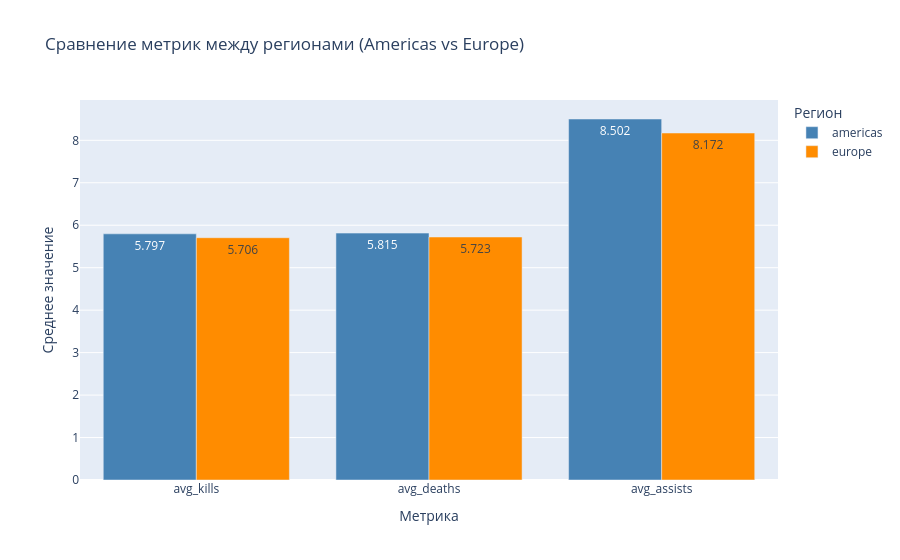

This figure's notebook cell:
### Markdown cell above
Смерти – самый важный негативный фактор. Коэффициент -0.37 означает, что увеличение количества смертей заметно снижает шансы на победу. Это сильнее, чем положительный вклад убийств (+0.26).

Участие в убийствах (assists + kills) важно. Assists даже чуть полезнее kills. Это говорит о командном характере игры – помогать добивать врагов не менее ценно, чем забирать фраги самому.

Экономика и урон имеют значение, но не решающие. Золото (0.21) и урон по чемпионам (0.13) полезны, но их вклад ниже, чем у assists и deaths.

Фарм, вижн и длительность игры почти не коррелируют с победой в рамках данной выборки.
Возможные причины:
- данные взяты из среднего/низкого ранга, где игроки плохо используют вижн и фармят неоптимально;
- фарм и вижн сильно коррелируют с другими признаками (например, с золотом), и их уникальный вклад мал;
- длительность игры не определяет исход – побеждать можно как быстро, так и долго.

### Code cell
query = '''
SELECT         avg(kills) as avg_kills,
               avg(deaths) as avg_deaths,
               avg(assists) as avg_assists,
      CASE LEFT(match_id, 2 )
          WHEN 'NA' THEN 'americas'
          WHEN 'EU' THEN 'europe'
          WHEN 'RU' THEN 'europe'
      END AS region              
FROM read_parquet('parquet_data/matches.parquet')
GROUP BY region
'''

df_kda = duckdb.query(query).to_df().melt(id_vars=['region'], 
                                        value_vars=['avg_kills', 'avg_deaths', 'avg_assists'],
                                        var_name='metric', 
                                        value_name='value')

fig = px.bar(df_kda, 
             x='metric', 
             y='value', 
             color='region', 
             barmode='group',
             text_auto='.3f',  # показывает значения на столбцах
             title='Сравнение метрик между регионами (Americas vs Europe)',
             labels={'value': 'Среднее значение', 'metric': 'Метрика', 'region': 'Регион'},
             color_discrete_map={'americas': 'steelblue', 'europe': 'darkorange'})

fig.update_layout(
    yaxis_title='Среднее значение',
    xaxis_title='Метрика',
    legend_title='Регион'
)

fig.show()

### Figure 1 — Plotly figure (JSON) as saved in the notebook; plotly's stock layout.template omitted (floating-point values rounded to 4 significant figures)
{"data": [{"alignmentgroup": "True", "hovertemplate": "Регион=americas<br>Метрика=%{x}<br>Среднее значение=%{y}<extra></extra>", "legendgroup": "americas", "marker": {"color": "steelblue", "pattern": {"shape": ""}}, "name": "americas", "offsetgroup": "americas", "orientation": "v", "showlegend": true, "textposition": "auto", "texttemplate": "%{y:.3f}", "type": "bar", "x": ["avg_kills", "avg_deaths", "avg_assists"], "xaxis": "x", "y": [5.797, 5.815, 8.502], "yaxis": "y"}, {"alignmentgroup": "True", "hovertemplate": "Регион=europe<br>Метрика=%{x}<br>Среднее значение=%{y}<extra></extra>", "legendgroup": "europe", "marker": {"color": "darkorange", "pattern": {"shape": ""}}, "name": "europe", "offsetgroup": "europe", "orientation": "v", "showlegend": true, "textposition": "auto", "texttemplate": "%{y:.3f}", "type": "bar", "x": ["avg_kills", "avg_deaths", "avg_assists"], "xaxis": "x", "y": [5.706, 5.723, 8.172], "yaxis": "y"}], "layout": {"barmode": "group", "legend": {"title": {"text": "Регион"}, "tracegroupgap": 0}, "title": {"text": "Сравнение метрик между регионами (Americas vs Europe)"}, "xaxis": {"anchor": "y", "domain": [0, 1], "title": {"text": "Метрика"}}, "yaxis": {"anchor": "x", "domain": [0, 1], "title": {"text": "Среднее значение"}}}}
